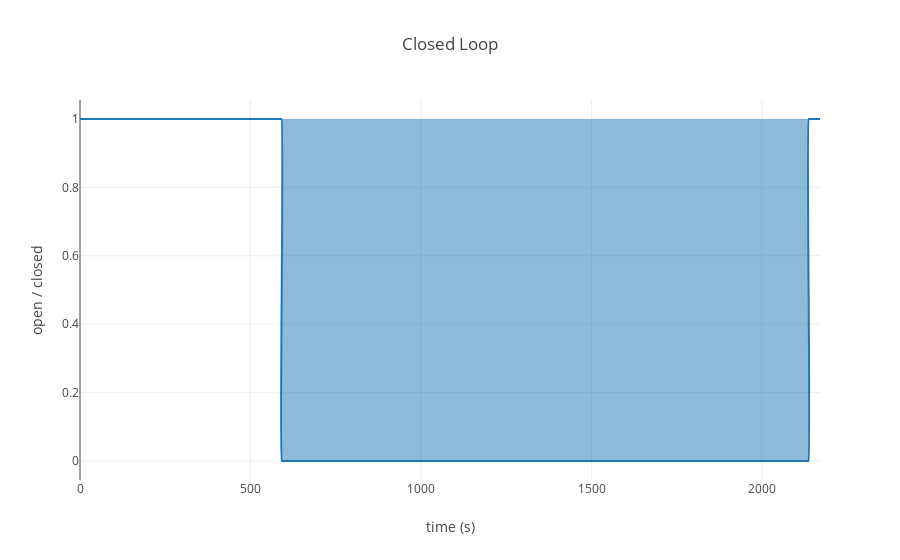

Source (notebook cell):
### Markdown cell above
This is a facility which is built into the MEMS ECU to overcome some situations during the service life of a vehicle where it might be wished to eradicate a problem such as a low octane fuel being constantly used or engine wear by slightly advancing the ignition timing. the idle speed of the engine. The function can be removed by resetting the adaptive values.

### Code cell
lr.display_graph(['loop_indicator'], 'Closed Loop', 'open / closed')

### Figure 1 — Plotly figure (JSON) as saved in the notebook; plotly's stock layout.template omitted (floating-point values rounded to 4 significant figures; data arrays with more than 128 entries replaced by an {"elided": "..."} marker saying what was removed)
{"data": [{"connectgaps": true, "fill": "toself", "line": {"shape": "spline", "smoothing": 0.8}, "name": "loop_indicator", "type": "scatter", "uid": "8a9be8dc-b80b-4eed-a2cb-57d8c49cce8c", "x": {"elided": "2171 int values"}, "y": {"elided": "2171 int values"}}], "layout": {"autosize": true, "title": {"text": "Closed Loop"}, "xaxis": {"autorange": true, "range": [0, 2170], "title": {"text": "time (s)"}, "type": "linear"}, "yaxis": {"autorange": true, "range": [-0.05556, 1.056], "title": {"text": "open / closed"}, "type": "linear", "zeroline": false}}}
